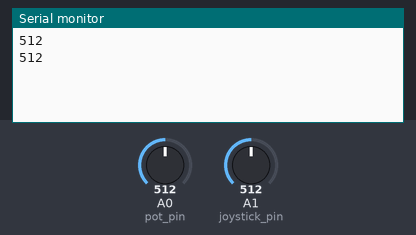
Recording of a sketch running on a simulated Arduino Uno, built with avr-gcc and run on an emulated ATmega328P. Parts: the last lines printed to the serial monitor. The test bench sets the inputs (shaded band); at power-on: A1 (joystick_pin) = 512, A0 (pot_pin) = 512.

Above: at 1.8 s.
1.9 s: A1 (joystick_pin) set to 716
At 2.9 s:
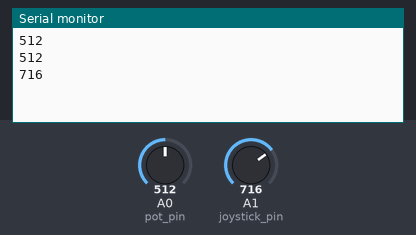
3.4 s: A1 (joystick_pin) set to 900
At 4.9 s:
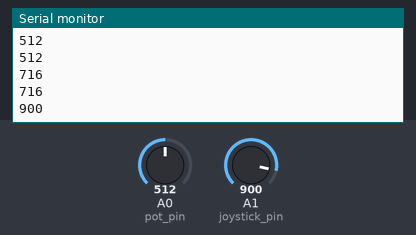
Timing chart, 0 to 6.4 s (numbered marks = the images above; inputs shaded):
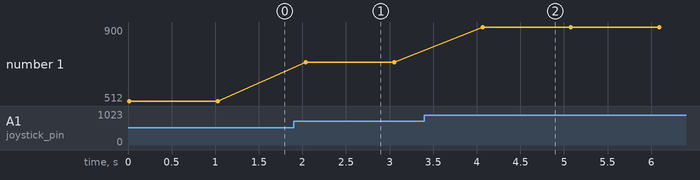

The sketch:

Source_01.ino
```cpp
//Receiving Data
#include <Servo.h>
#include <SoftwareSerial.h>

const int pot_pin = A0;
const int joystick_pin = A1;

SoftwareSerial xbee(2,3);

void setup() {
  Serial.begin(9600);
  xbee.begin(9600);
}

void loop() {
  int joystick_value = analogRead(joystick_pin);
  int pot_value = analogRead(pot_pin);
  xbee.print("j" + String(joystick_value));
  xbee.println();
  xbee.print("p" + String(pot_value));
  xbee.println();
  Serial.print(joystick_value);
  Serial.println();
  delay(1000);
}
```

Measured:
- after the input at 1.9 s, the serial monitor: prints a new line after 0.14 s (image 1)
- after the input at 3.4 s, the serial monitor: prints a new line after 0.67 s (image 2)
- plotted number 1: 512 → 716 after the input at 1.9 s, 716 → 900 after the input at 3.4 s
